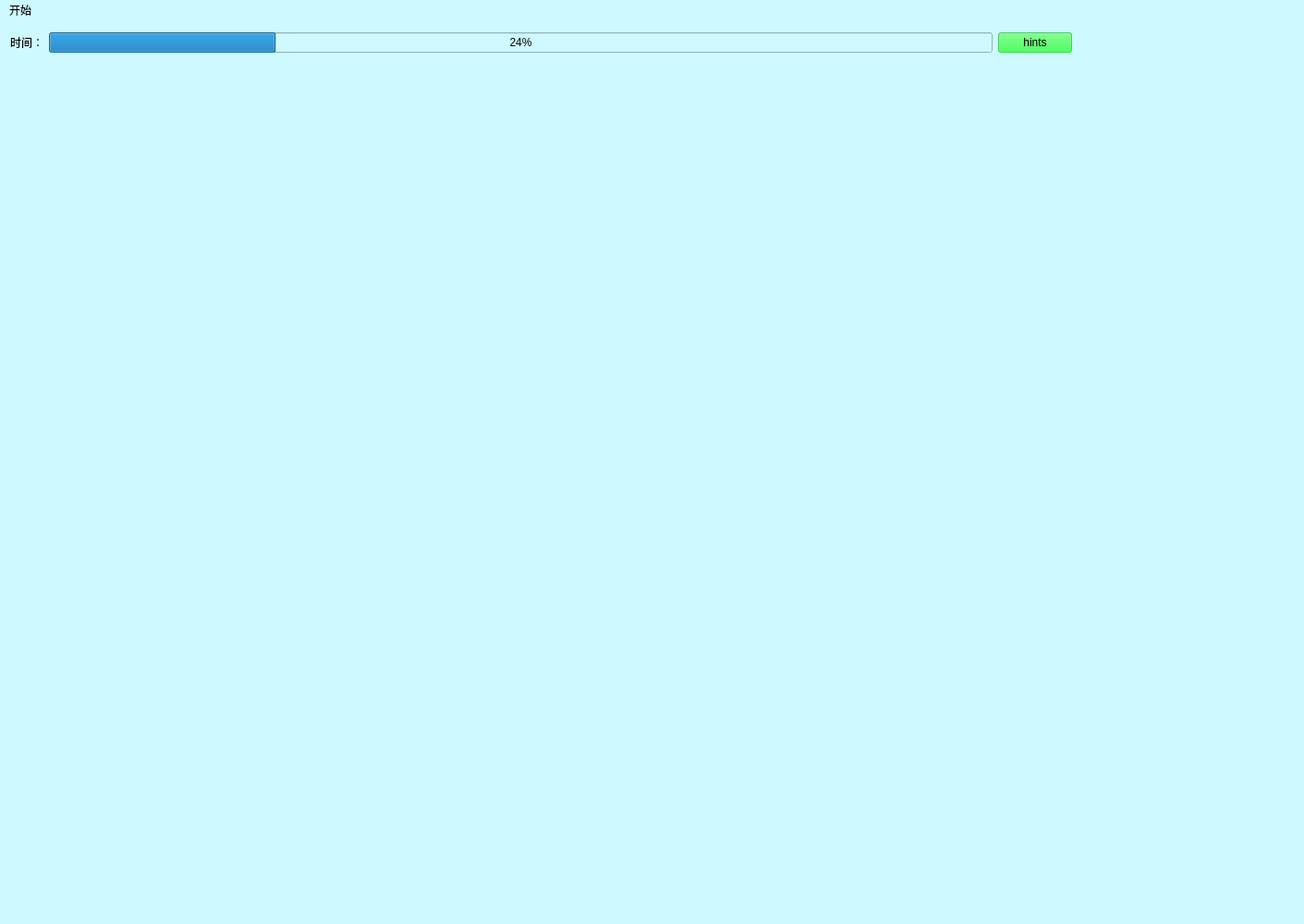
<?xml version="1.0" encoding="UTF-8"?>
<ui version="4.0">
 <class>MainGameWindow</class>
 <widget class="QMainWindow" name="MainGameWindow">
  <property name="geometry">
   <rect>
    <x>0</x>
    <y>0</y>
    <width>1411</width>
    <height>1000</height>
   </rect>
  </property>
  <property name="windowTitle">
   <string>MainGameWindow</string>
  </property>
  <property name="styleSheet">
   <string notr="true">background-color: rgb(205, 249, 255);</string>
  </property>
  <widget class="QWidget" name="centralWidget">
   <widget class="QWidget" name="widget" native="true">
    <property name="geometry">
     <rect>
      <x>0</x>
      <y>0</y>
      <width>1171</width>
      <height>46</height>
     </rect>
    </property>
    <layout class="QHBoxLayout" name="horizontalLayout">
     <item>
      <widget class="QLabel" name="label">
       <property name="text">
        <string>时间：</string>
       </property>
      </widget>
     </item>
     <item>
      <widget class="QProgressBar" name="timeBar">
       <property name="value">
        <number>24</number>
       </property>
      </widget>
     </item>
     <item>
      <widget class="QPushButton" name="hintBtn">
       <property name="styleSheet">
        <string notr="true">background-color: rgba(11, 255, 36, 161);</string>
       </property>
       <property name="text">
        <string>hints</string>
       </property>
      </widget>
     </item>
    </layout>
   </widget>
  </widget>
  <widget class="QMenuBar" name="menuBar">
   <property name="geometry">
    <rect>
     <x>0</x>
     <y>0</y>
     <width>1411</width>
     <height>26</height>
    </rect>
   </property>
   <widget class="QMenu" name="menuGame">
    <property name="title">
     <string>开始</string>
    </property>
    <addaction name="actionsignal"/>
    <addaction name="actiondouble"/>
    <addaction name="separator"/>
    <addaction name="actionpause"/>
    <addaction name="actionlogin"/>
    <addaction name="actionclose"/>
   </widget>
   <addaction name="menuGame"/>
  </widget>
  <action name="actionsignal">
   <property name="text">
    <string>单人模式</string>
   </property>
  </action>
  <action name="actionMedium">
   <property name="text">
    <string>medium</string>
   </property>
  </action>
  <action name="actionHard">
   <property name="text">
    <string>hard</string>
   </property>
  </action>
  <action name="actiondouble">
   <property name="text">
    <string>双人模式</string>
   </property>
  </action>
  <action name="actionlogin">
   <property name="text">
    <string>载入</string>
   </property>
  </action>
  <action name="actionclose">
   <property name="text">
    <string>关闭</string>
   </property>
  </action>
  <action name="actionpause">
   <property name="text">
    <string>暂停</string>
   </property>
  </action>
 </widget>
 <layoutdefault spacing="6" margin="11"/>
 <resources/>
 <connections/>
</ui>
